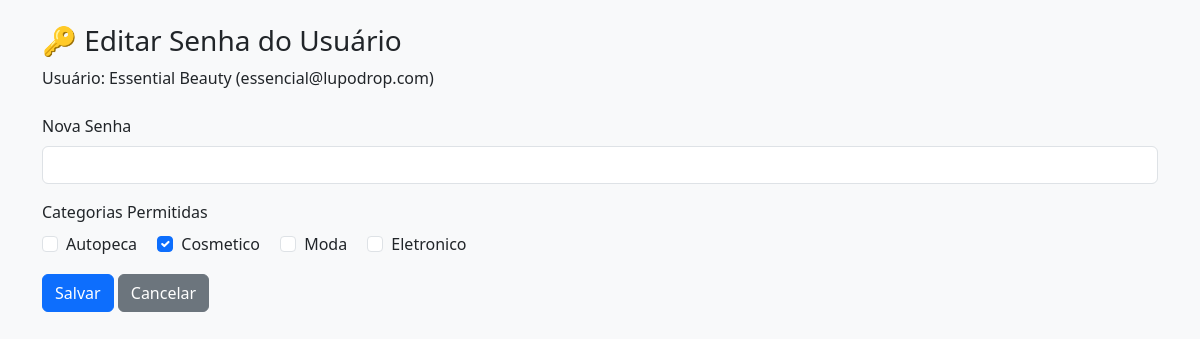
The app's page /editar-usuario/8 (signed in) with its own data.
### app.py (models this page shows)
class Usuario(UserMixin, db.Model):
    id = db.Column(db.Integer, primary_key=True)
    nome = db.Column(db.String(100))
    email = db.Column(db.String(100), unique=True)
    senha = db.Column(db.String(200))
    tipo = db.Column(db.String(20))  # admin, lojista, fornecedor
    categorias_permitidas = db.Column(db.String(200))  # exemplo: "autopeca,cosmetico"

### app.py (the view, shortened to what this page needs)
@app.route('/editar-usuario/<int:usuario_id>', methods=['GET', 'POST'])
@login_required
def editar_usuario(usuario_id):
    if current_user.tipo != 'admin':
        abort(403)
    usuario = Usuario.query.get_or_404(usuario_id)
    categorias_disponiveis = ['autopeca', 'cosmetico', 'moda', 'eletronico']
    return render_template('editar_usuario.html', usuario=usuario, categorias_disponiveis=categorias_disponiveis)

### app.py (called while the page is built)
@login_manager.user_loader
def load_user(user_id):
    return Usuario.query.get(int(user_id))

### Templates/editar_usuario.html (shortened to what this page needs)
<!DOCTYPE html>
<html lang="pt-br">
<head>
    <link href="https://cdn.jsdelivr.net/npm/bootstrap@5.3.0/dist/css/bootstrap.min.css" rel="stylesheet">
</head>
<body class="bg-light">
<div class="container mt-4">
    <h3>🔑 Editar Senha do Usuário</h3>
    <form method="POST">
        <div class="mb-3">
            <label class="form-label">Usuário: {{ usuario.nome }} ({{ usuario.email }})</label>
        </div>
        <div class="mb-3">
            <label for="nova_senha" class="form-label">Nova Senha</label>
            <input type="password" name="nova_senha" id="nova_senha" class="form-control" required>
        </div>
        {% if usuario.tipo == 'fornecedor' %}
        <div class="mb-3">
            <label class="form-label">Categorias Permitidas</label><br>
            {% for cat in categorias_disponiveis %}
            <div class="form-check form-check-inline">
                <input class="form-check-input" type="checkbox" name="categorias" value="{{ cat }}"
                    {% if cat in usuario.categorias_permitidas.split(',') %}checked{% endif %}>
                <label class="form-check-label text-capitalize">{{ cat }}</label>
            </div>
            {% endfor %}
        </div>
        {% endif %}
        <button type="submit" class="btn btn-primary">Salvar</button>
        <a href="{{ url_for('usuarios') }}" class="btn btn-secondary">Cancelar</a>
    </form>
</div>
</body>
</html>

### records on screen
Usuario: nome "Essential Beauty", email "essencial@lupodrop.com", categorias_permitidas "☑"

### other values on screen
{{ cat }} "Autopeca" "Cosmetico" "Moda" "Eletronico"
